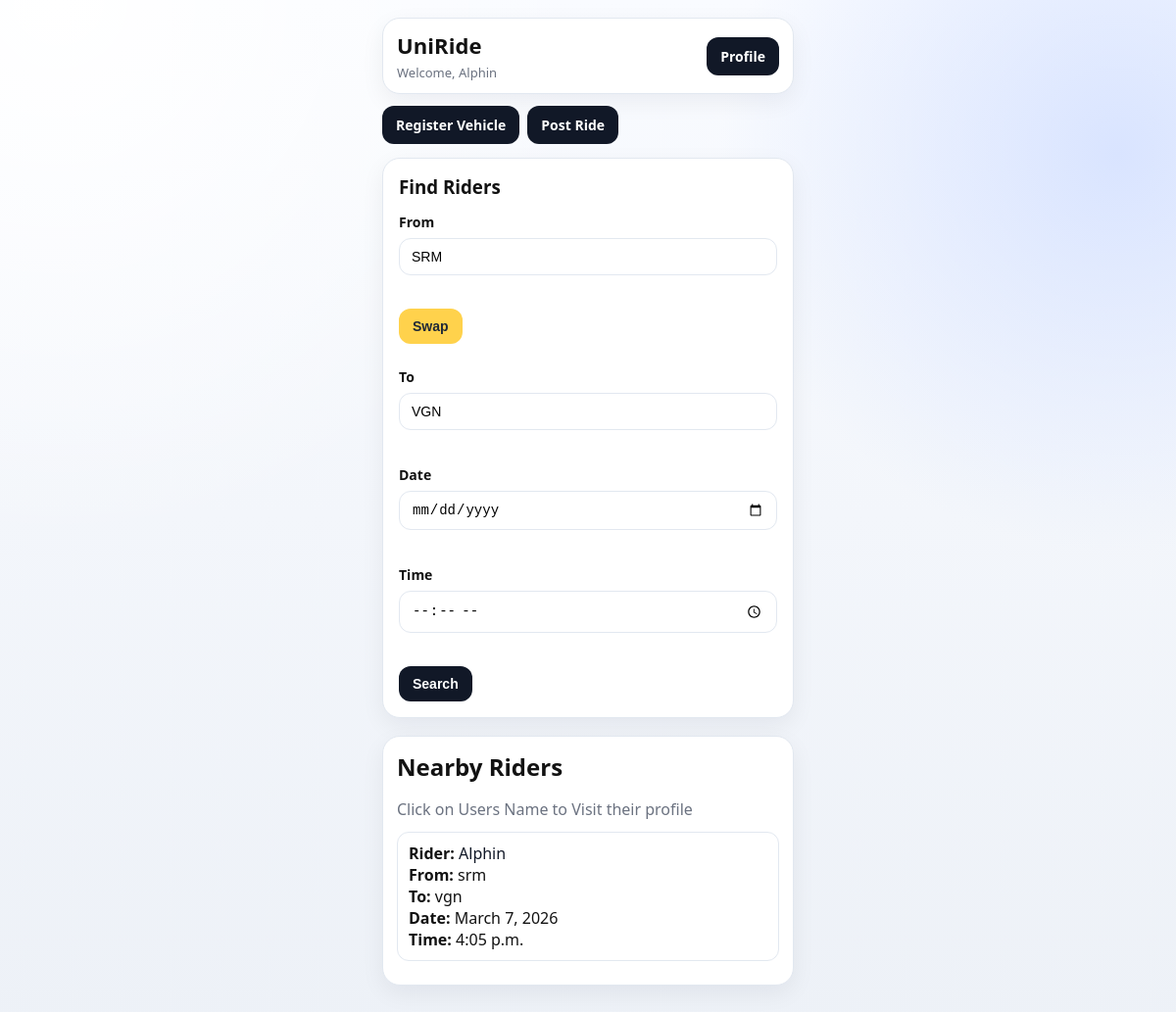
Page /show_rides/ (signed in) on the earlier database version.
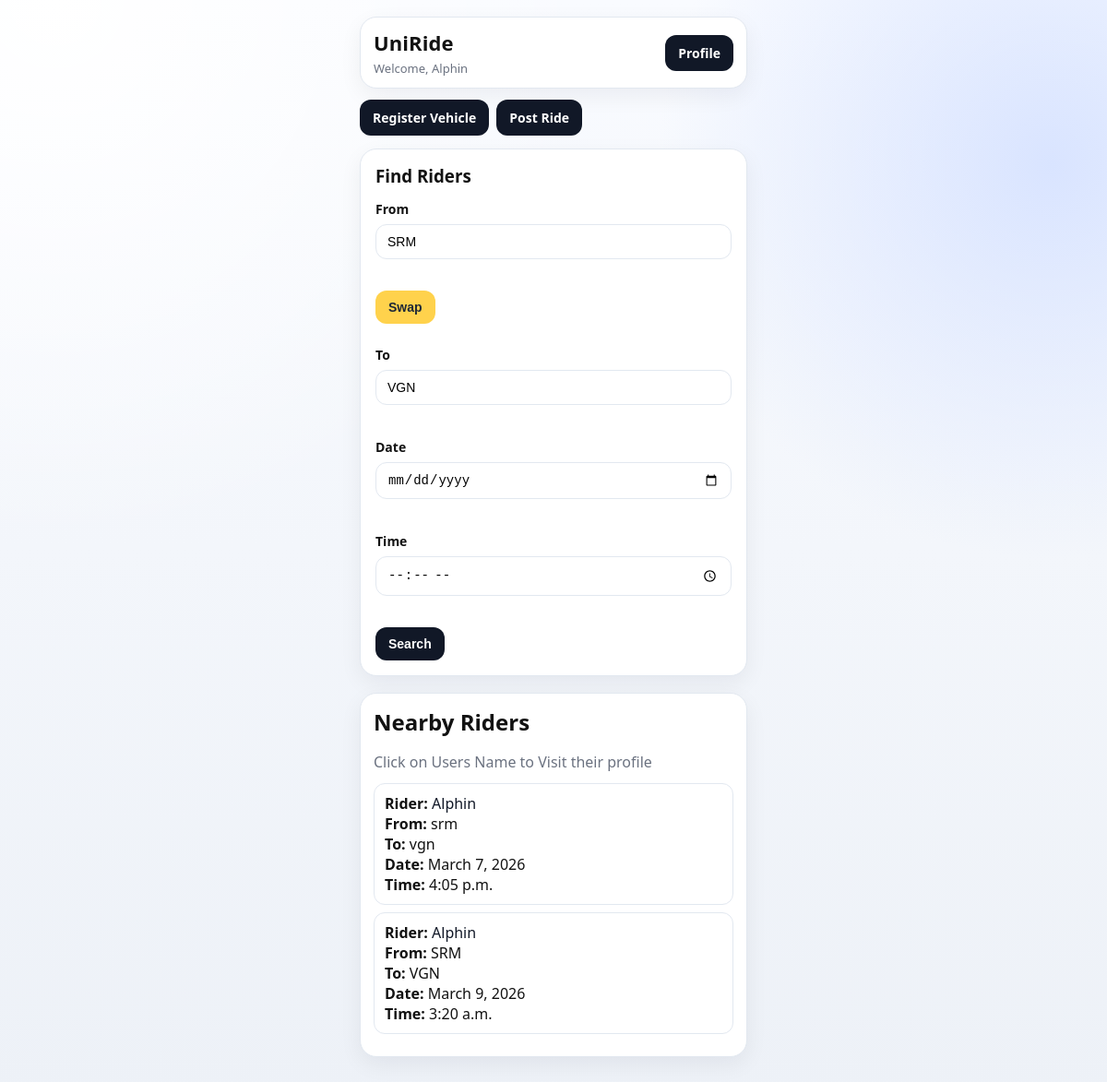
Same page on the later database version.
### home/models.py (models this page shows, shortened)
class Account(models.Model):
    user = models.OneToOneField(User, on_delete=models.CASCADE)
    college_name = models.CharField(max_length=150)
    branch_name = models.CharField(max_length=100)
    student_id = models.CharField(max_length=50)
    year = models.IntegerField(null=True)
    sem = models.IntegerField(null=True)
    phone_number = models.IntegerField(null=True)
    personal_address = models.CharField(max_length=255)
    class Meta:
        db_table = "home_account"

class PublishRide(models.Model):
    rider_account = models.ForeignKey(Account, on_delete=models.CASCADE, null=True)
    date = models.DateField(auto_now=False)
    time = models.TimeField(auto_now=False)
    to_where = models.CharField(max_length=150)
    from_where = models.CharField(max_length=150)
    class Meta:
        db_table = "home_publish_ride"

### home/views.py (the view, shortened to what this page needs)
# urls.py: path('show_rides/', show_rides, name='show_rides'),
@login_required
def show_rides(request):
    queryset = PublishRide.objects.all()
    from_location = request.GET.get('from_location')
    to_location = request.GET.get('to_location')
    date = request.GET.get('travel_date')
    time = request.GET.get('travel_time')
    paginator = Paginator(queryset, 10)
    pg_no = request.GET.get('page', 1)
    pg_obj = paginator.get_page(pg_no)
    return render(request, 'dashboard.html', {
        'page_obj': pg_obj,
        'user': request.user,
        'account': request.user.account,
        'from_location': from_location,
        'to_location': to_location,
        'travel_date': date,
        'travel_time': time,
    })

### home/templates/dashboard.html (shortened to what this page needs)
{% load static %}
<!DOCTYPE html>
<html lang="en">
<head>
    <link rel="stylesheet" href="{% static 'home/style.css' %}">
</head>
<body>
    <div class="topbar">
        <div>
            <div class="brand">UniRide</div>
            <div class="welcome">Welcome, {{ user.first_name|default:user.username }}</div>
        </div>
        <a href="{% url 'profile' %}" class="btn-link">Profile</a>
    </div>
    <div class="page">
    <div class="actions">
        <a href="{% url 'register_vehicle' %}" class="btn-link">Register Vehicle</a>
        <a href="{% url 'post_ride' %}" class="btn-link">Post Ride</a>
    </div>
    <form method="get" action="{% url 'show_rides' %}">
        <h3>Find Riders</h3>
        <label for="from_location">From</label><br>
        <input
            id="from_location"
            name="from_location"
            type="text"
            value="{{ request.GET.from_location|default:user.account.college_name }}"
            readonly
        ><br><br>
        <button type="button" id="swap_btn">Swap</button><br><br>
        <label for="to_location">To</label><br>
        <input
            id="to_location"
            name="to_location"
            type="text"
            value="{{ request.GET.to_location|default:user.account.personal_address }}"
            readonly
        ><br><br>
        <label for="travel_date">Date</label><br>
        <input id="travel_date" name="travel_date" type="date" value="{{ request.GET.travel_date }}"><br><br>
        <label for="travel_time">Time</label><br>
        <input id="travel_time" name="travel_time" type="time" value="{{ request.GET.travel_time }}"><br><br>
        <button type="submit" >Search</button>
    </form>
    <div class="card">
    <h2>Nearby Riders</h2>
    <p>Click on Users Name to Visit their profile</p>
    {% for ride in page_obj %}
        <div class="ride-row">
            <div><strong>Rider:</strong> <a href="{% url 'rider_profile' ride.id %}?{{ request.GET.urlencode }}">
            {{ ride.rider_account.user.username }}
            </a></div>
            <div><strong>From:</strong> {{ ride.from_where }}</div>
            <div><strong>To:</strong> {{ ride.to_where }}</div>
            <div><strong>Date:</strong> {{ ride.date }}</div>
            <div><strong>Time:</strong> {{ ride.time }}</div>
        </div>
    {% empty %}
        <p>No riders found.</p>
    {% endfor %}
    </div>
    </div>
</body>
</html>

### home/static/home/style.css (style rules this page uses)
:root { --bg: #edf1f7; --surface: #ffffff; --text: #121212; --muted: #6b7280; --line: #e2e8f0; --brand: #111827; --accent: #ffd24c; --phone-width: 420px; }
* { box-sizing: border-box; }
body { margin: 0; min-height: 100vh; padding: 18px 12px 30px; font-family: "Segoe UI", Tahoma, sans-serif; background: radial-gradient(circle at 5% 0%, #ffffff 0%, transparent 36%), radial-gradient(circle at 95% 15%, #d9e4ff 0%, transparent 28%), linear-gradient(180deg, #f9fbff 0%, var(--bg) 100%); color: var(--text); display: flex; flex-direction: column; align-items: center; }
h1, h2, h3 { margin: 0 0 12px; }
h1, h2 { margin: 0 0 16px; }
p { margin: 0 0 12px; color: var(--muted); }
form { width: 100%; background: var(--surface); border: 1px solid var(--line); border-radius: 18px; padding: 16px; margin: 14px 0 18px; box-shadow: 0 8px 24px rgba(16, 24, 40, 0.06); }
.topbar { width: min(var(--phone-width), 100%); margin: 0 0 12px; background: var(--surface); border: 1px solid var(--line); border-radius: 18px; padding: 12px 14px; display: flex; justify-content: space-between; align-items: center; gap: 12px; box-shadow: 0 8px 24px rgba(16, 24, 40, 0.06); }
.brand { font-size: 22px; font-weight: 800; letter-spacing: 0.1px; }
.welcome { color: var(--muted); font-size: 13px; margin-top: 4px; }
.page { width: min(var(--phone-width), 100%); margin: 0; }
.actions { display: flex; gap: 8px; flex-wrap: wrap; margin: 0 0 14px; }
.card { background: var(--surface); border: 1px solid var(--line); border-radius: 18px; padding: 14px; margin-bottom: 14px; box-shadow: 0 8px 24px rgba(16, 24, 40, 0.06); }
.ride-row { border: 1px solid var(--line); border-radius: 12px; padding: 10px 11px; margin-bottom: 8px; background: #fff; }
label { font-size: 14px; font-weight: 600; }
input { width: 100%; border: 1px solid var(--line); border-radius: 12px; padding: 10px 12px; margin-top: 6px; margin-bottom: 12px; background: #fff; font-size: 14px; }
button { border: 0; border-radius: 12px; padding: 10px 14px; font-size: 14px; font-weight: 600; cursor: pointer; background: var(--brand); color: #fff; }
.btn-link { display: inline-block; border: 0; border-radius: 12px; padding: 10px 14px; font-size: 14px; font-weight: 600; cursor: pointer; background: var(--brand); color: #fff; text-decoration: none; }
a { color: #111827; text-decoration: none; }
#swap_btn { background: var(--accent); color: #1f2937; }

Differences in the rows shown:
added PublishRide: rider_account.user.username "Alphin", from_where "SRM", to_where "VGN", date "March 9, 2026", time "3:20 a.m."
